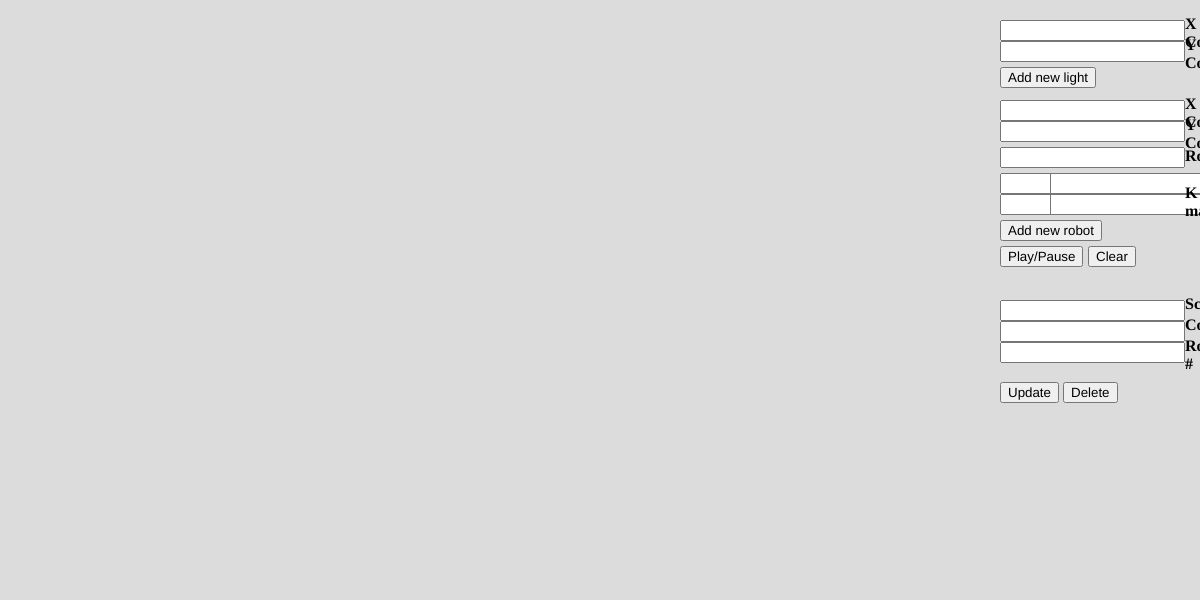
Frame 1 (no input)
Frame 60 (no input): identical to frame 1, image omitted
Frame 120 (the mouse pressed at the canvas centre since frame 60): identical to frame 1, image omitted

The p5.js sketch that drew this single still picture (run headless with seeded random() and noise() and a simulated clock; from frame 60 on, the mouse is pressed at the canvas centre):

// p5.js sketch
// ── sketch.js
var robots = [];
var robotNumber;
var lights = [];

var play = false;

function setup() {
    createCanvas(1200, 600);
    noStroke();

    rectMode(CENTER);

    // Controls for adding a new light source
    lightXCoord = createInput();
    lightXCoord.position(1000, 20);
    lightXLabel = createElement('h4', 'X Coord').position(lightXCoord.x + lightXCoord.width, lightXCoord.y - lightXCoord.height-5);

    lightYCoord = createInput();
    lightYCoord.position(lightXCoord.x, lightXCoord.y + lightXCoord.height);
    lightYLabel = createElement('h4', 'Y Coord').position(lightYCoord.x + lightYCoord.width, lightYCoord.y - lightYCoord.height-5);

    lightButton = createButton('Add new light');
    lightButton.position(lightXCoord.x, lightYCoord.y + lightYCoord.height + 5);
    lightButton.mousePressed(addLight);

    // Controls for adding a new robot
    robotXCoord = createInput();
    robotXCoord.position(1000, 100);
    robotXLabel = createElement('h4', 'X Coord').position(robotXCoord.x + robotXCoord.width, robotXCoord.y - robotXCoord.height-5);

    robotYCoord = createInput();
    robotYCoord.position(robotXCoord.x, robotXCoord.y + robotXCoord.height);
    robotYLabel = createElement('h4', 'Y Coord').position(robotYCoord.x + robotYCoord.width, robotYCoord.y - robotYCoord.height-5);

    robotRotation = createInput();
    robotRotation.position(robotXCoord.x, robotYCoord.y + robotYCoord.height + 5);
    robotYLabel = createElement('h4', 'Rotation').position(robotRotation.x + robotRotation.width, robotRotation.y - robotRotation.height);

    robotK11 = createInput();
    robotK11.addClass('matrix-input');
    robotK11.position(robotRotation.x, robotRotation.y + robotRotation.height + 5);

    robotK12 = createInput();
    robotK12.addClass('matrix-input');
    robotK12.position(robotK11.x + 50, robotK11.y);

    robotK21 = createInput();
    robotK21.addClass('matrix-input');
    robotK21.position(robotK11.x, robotK11.y + robotK11.height);

    robotK22 = createInput();
    robotK22.addClass('matrix-input');
    robotK22.position(robotK12.x, robotK21.y);

    KMatrixLabel = createElement('h4', 'K matrix').position(robotYLabel.x, robotK22.y - 1.5*robotK22.height);
    
    //create
    
    robotButton = createButton('Add new robot');
    robotButton.position(robotXCoord.x, robotK22.y + robotK22.height + 5);
    robotButton.mousePressed(addRobot);

    // Pause/play button
    playButton = createButton('Play/Pause');
    playButton.position(robotButton.x, robotButton.y + robotButton.height + 5);
    playButton.mousePressed(togglePlay);

    // Clear button
    clearButton = createButton('Clear');
    clearButton.position(playButton.x + playButton.width  + 5, playButton.y);
    clearButton.mousePressed(clearObjects);

    //scale 

    robotS1 = createInput();
    robotS1.position(1000, 300);
    robotS1Label = createElement('h4', 'Scale').position(robotS1.x + robotS1.width, robotS1.y - robotS1.height-5);

    robotS2 = createInput();
    robotS2.position(robotS1.x, robotS1.y + robotS1.height);
    robotS2Label = createElement('h4', 'Color').position(robotS2.x + robotS2.width, robotS2.y - robotS2.height-5);

    robotN = createInput();
    robotN.position(robotS2.x, robotS2.y + robotS2.height);
    robotNLabel = createElement('h4', 'Robot #').position(robotN.x + robotN.width, robotN.y - robotN.height-5);



    Robotscale = createButton('Update');
    Robotscale.position(robotN.x  , robotN.y+40);
    Robotscale.mousePressed(robotChange);

    RobotDelete = createButton('Delete');
    RobotDelete.position(Robotscale.x + playButton.width-20 , Robotscale.y);
    RobotDelete.mousePressed(deleteRobot);



}


  
function draw() {
    background(220);

    if (play) updateRobots();

    for(i = 0; i < lights.length;i++)
    {
        lights[i].draw();
    }
    for(i = 0; i < robots.length;i++)
    {
        robots[i].draw();
    }
}

function addLight() {
    lights.push(new Light(lightXCoord.value(), lightYCoord.value()));
    console.log("Light added: " + lightXCoord.value() + " " +lightYCoord.value() );
    //lightXCoord.value('');    //uncomment to clear inputs
    //lightYCoord.value('');
}

function addRobot() {
    var K = [];
    K.push(parseFloat(robotK11.value()));
    K.push(parseFloat(robotK12.value()));
    K.push(parseFloat(robotK21.value()));
    K.push(parseFloat(robotK22.value()));
     if(robots.length==0){
        robotNumber=1;
    }
    else{
        robotNumber++;
    }
    robots.push(new Robot(robotXCoord.value(), robotYCoord.value(), robotRotation.value(), K,1,'maroon',robotNumber));
    console.log("Robot added: " + robotXCoord.value() + " " + robotYCoord.value() + " " + robotRotation.value());
    console.log('Robot number:'+robotNumber);
}

function updateRobots() {

    robots.forEach(robot => {
        var k11 = robot.K[0];
        var k12 = robot.K[1];
        var k21 = robot.K[2];
        var k22 = robot.K[3];

        var x = robot.x;
        var y = robot.y;
        var r = robot.r;

        var s1x = 43*Math.cos(r) + 15*Math.sin(r) + x;
        var s1y = 43*Math.sin(r) - 15*Math.cos(r) + y;

        var s2x = 43*Math.cos(r) - 15*Math.sin(r) + x;
        var s2y = 43*Math.sin(r) + 15*Math.cos(r) + y;

        var w1 = 0;
        var w2 = 0;

        lights.forEach(light => {

            s1 = light.getIntensity(s1x, s1y);
            s2 = light.getIntensity(s2x, s2y);

            w1 += k11 * s1 + k12 * s2;
            w2 += k21 * s1 + k22 * s2;

        });

        var omega = (w1 - w2) / 50.0; // 50 is distance between wheels
        var R = 25.0 * (w1 + w2) / (w1 - w2);
        var V = (w1 + w2) / 2;

        var dt = 1.0;

        robot.r += omega*dt;
        robot.x += V*Math.cos(robot.r)*dt;
        robot.y += V*Math.sin(robot.r)*dt;

    });

}

function togglePlay() {
    play = !play;
}

function clearObjects() {
    console.log("Clearing objects");
    robots.length = 0;
    lights.length = 0;
}
function robotChange(){
    robots[parseFloat(robotN.value())-1].s1= parseFloat(robotS1.value());
    robots[parseFloat(robotN.value())-1].c= robotS2.value();


}
function deleteRobot(){
    robots.splice(parseFloat(robotN.value())-1, 1);// deletes robot number , 
    for(i=0;i<robots.length;i++){// used for having correct number on robot
        robots[i].n=i+1;
    }
    if(robots.length==0){// if the length is zero then  for nect car it will be 1
        robotNumber=1;
    }
    else{// corrects number of next robot
        robotNumber=robots.length;
    }

}
// ── Light.js

class Light{

	constructor(dirX, dirY){
		this.intensity = 100;
		this.xcoord = dirX;
		this.ycoord = dirY;
	}
	getIntensity(x,y){
		var dist = Math.sqrt(Math.pow(x - this.xcoord, 2) + Math.pow(y - this.ycoord, 2) );
		var relIntensity = this.intensity / dist;
		return relIntensity;
	}
	draw(){
		fill(255, 255, 0);
		ellipse(this.xcoord, this.ycoord, 30, 30);
	}
}
// ── Robot.js
class Robot{

	constructor(xValue, yValue, rValue, Kvalue,s1Value,colorValue,robotNumber) {
		this.x = parseFloat(xValue);
		this.y = parseFloat(yValue);
		this.r = parseFloat(rValue);
		this.r *= (Math.PI / 180.0);
		this.K = Kvalue;
		this.s1 = parseFloat(s1Value);
		this.c = colorValue.toString();//color set
		this.n = parseFloat(robotNumber);//robot number
	}

	draw(){

		push();

		stroke(255);

		var x = this.x;
		var y = this.y;
		var r = this.r;
		var s_ = this.s1;
		var color= this.c;
		var r_number= this.n;
		translate(x, y);
		rotate(r);
		scale(s_);
		fill(color);
		rect(0, 0, 50, 50);				// base rectangle, origin of robot
		rect(-25, -25, 25, 10);			// Wheel 1
		rect(-25, 25, 25, 10);			// Wheel 2
		fill(255, 255, 255);
		arc(43 , -15, 13, 13, HALF_PI, -HALF_PI);	// headlight 1
		line(25, -15, 35, -15);						// headlight 1 connector
		arc(43, 15, 13, 13, HALF_PI, -HALF_PI);		// headlight 2
		line(25, 15, 35, 15);						// headlight 2 connector
		fill('white');
		stroke('black');
		text(r_number, -4 , 3);					// robot number
		pop();

	}

}
